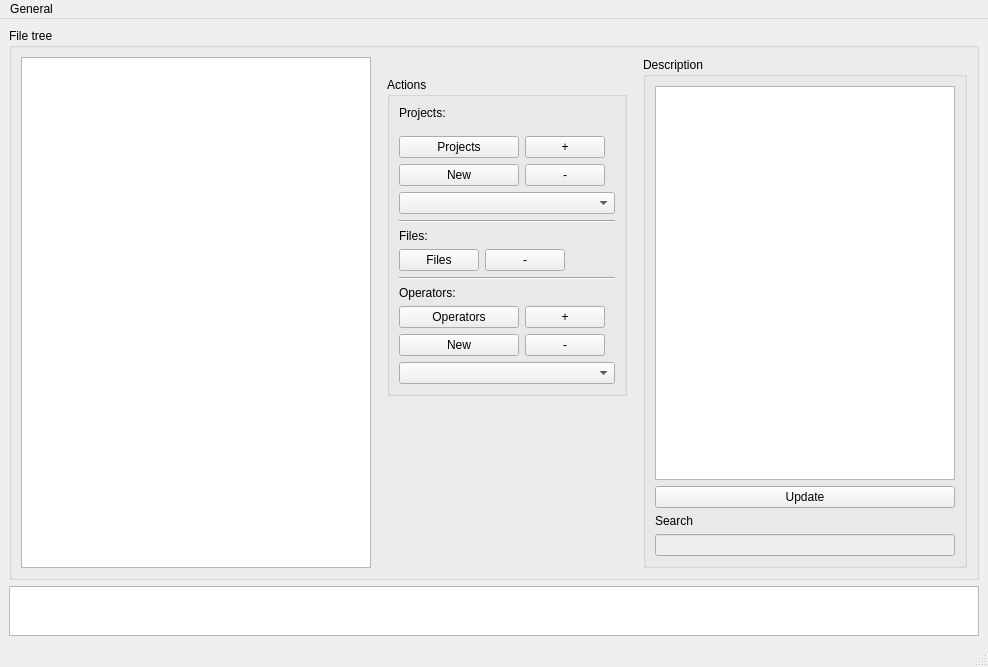
<?xml version="1.0" encoding="UTF-8"?>
<ui version="4.0">
 <class>ProjectManager</class>
 <widget class="QMainWindow" name="ProjectManager">
  <property name="geometry">
   <rect>
    <x>0</x>
    <y>0</y>
    <width>984</width>
    <height>667</height>
   </rect>
  </property>
  <property name="windowTitle">
   <string>Project Manager</string>
  </property>
  <widget class="QWidget" name="centralwidget">
   <layout class="QVBoxLayout" name="verticalLayout_4">
    <item>
     <layout class="QHBoxLayout" name="horizontalLayout_group">
      <item>
       <widget class="QGroupBox" name="groupBox_files">
        <property name="title">
         <string>File tree</string>
        </property>
        <layout class="QHBoxLayout" name="horizontalLayout">
         <item>
          <widget class="QTreeWidget" name="treeWidget">
           <property name="minimumSize">
            <size>
             <width>350</width>
             <height>0</height>
            </size>
           </property>
           <attribute name="headerVisible">
            <bool>false</bool>
           </attribute>
           <column>
            <property name="text">
             <string notr="true">1</string>
            </property>
           </column>
          </widget>
         </item>
         <item>
          <layout class="QVBoxLayout" name="verticalLayout_files_action">
           <property name="leftMargin">
            <number>10</number>
           </property>
           <property name="topMargin">
            <number>20</number>
           </property>
           <property name="rightMargin">
            <number>10</number>
           </property>
           <item>
            <widget class="QGroupBox" name="groupBox_retreive">
             <property name="sizePolicy">
              <sizepolicy hsizetype="Expanding" vsizetype="Preferred">
               <horstretch>0</horstretch>
               <verstretch>0</verstretch>
              </sizepolicy>
             </property>
             <property name="maximumSize">
              <size>
               <width>300</width>
               <height>16777215</height>
              </size>
             </property>
             <property name="title">
              <string>Actions</string>
             </property>
             <layout class="QVBoxLayout" name="verticalLayout_3">
              <item>
               <layout class="QVBoxLayout" name="verticalLayout_projects">
                <property name="topMargin">
                 <number>0</number>
                </property>
                <property name="bottomMargin">
                 <number>0</number>
                </property>
                <item>
                 <widget class="QLabel" name="label_projects">
                  <property name="text">
                   <string>Projects: </string>
                  </property>
                 </widget>
                </item>
                <item>
                 <layout class="QHBoxLayout" name="horizontalLayout_projects">
                  <property name="topMargin">
                   <number>0</number>
                  </property>
                  <property name="bottomMargin">
                   <number>0</number>
                  </property>
                  <item>
                   <layout class="QGridLayout" name="gridLayout_projects">
                    <property name="topMargin">
                     <number>10</number>
                    </property>
                    <property name="rightMargin">
                     <number>10</number>
                    </property>
                    <item row="2" column="1">
                     <widget class="QPushButton" name="pushButton_remove_project">
                      <property name="toolTip">
                       <string>&lt;html&gt;&lt;head/&gt;&lt;body&gt;&lt;p&gt;&lt;span style=&quot; font-weight:600;&quot;&gt;Remove File from Selected Project&lt;/span&gt;&lt;/p&gt;&lt;/body&gt;&lt;/html&gt;</string>
                      </property>
                      <property name="text">
                       <string>-</string>
                      </property>
                     </widget>
                    </item>
                    <item row="0" column="0">
                     <widget class="QPushButton" name="pushButton_get_projects">
                      <property name="minimumSize">
                       <size>
                        <width>120</width>
                        <height>0</height>
                       </size>
                      </property>
                      <property name="toolTip">
                       <string>&lt;html&gt;&lt;head/&gt;&lt;body&gt;&lt;p&gt;&lt;span style=&quot; font-weight:600;&quot;&gt;Retreive Projects&lt;/span&gt;&lt;/p&gt;&lt;/body&gt;&lt;/html&gt;</string>
                      </property>
                      <property name="text">
                       <string>Projects</string>
                      </property>
                     </widget>
                    </item>
                    <item row="2" column="0">
                     <widget class="QPushButton" name="pushButton_new_project">
                      <property name="sizePolicy">
                       <sizepolicy hsizetype="Minimum" vsizetype="Fixed">
                        <horstretch>0</horstretch>
                        <verstretch>0</verstretch>
                       </sizepolicy>
                      </property>
                      <property name="toolTip">
                       <string>&lt;html&gt;&lt;head/&gt;&lt;body&gt;&lt;p&gt;&lt;span style=&quot; font-weight:600;&quot;&gt;Create New Project&lt;/span&gt;&lt;/p&gt;&lt;/body&gt;&lt;/html&gt;</string>
                      </property>
                      <property name="text">
                       <string>New</string>
                      </property>
                     </widget>
                    </item>
                    <item row="0" column="1">
                     <widget class="QPushButton" name="pushButton_add_file_to_project">
                      <property name="toolTip">
                       <string>&lt;html&gt;&lt;head/&gt;&lt;body&gt;&lt;p&gt;&lt;span style=&quot; font-weight:600;&quot;&gt;Add File to Selected Project&lt;/span&gt;&lt;/p&gt;&lt;/body&gt;&lt;/html&gt;</string>
                      </property>
                      <property name="text">
                       <string>+</string>
                      </property>
                     </widget>
                    </item>
                   </layout>
                  </item>
                  <item>
                   <spacer name="horizontalSpacer_projects">
                    <property name="orientation">
                     <enum>Qt::Horizontal</enum>
                    </property>
                    <property name="sizeHint" stdset="0">
                     <size>
                      <width>40</width>
                      <height>20</height>
                     </size>
                    </property>
                   </spacer>
                  </item>
                 </layout>
                </item>
                <item>
                 <widget class="QComboBox" name="comboBox_projects">
                  <property name="toolTip">
                   <string>&lt;html&gt;&lt;head/&gt;&lt;body&gt;&lt;p&gt;&lt;span style=&quot; font-weight:600;&quot;&gt;Projects&lt;/span&gt;&lt;/p&gt;&lt;/body&gt;&lt;/html&gt;</string>
                  </property>
                 </widget>
                </item>
               </layout>
              </item>
              <item>
               <widget class="Line" name="line">
                <property name="orientation">
                 <enum>Qt::Horizontal</enum>
                </property>
               </widget>
              </item>
              <item>
               <layout class="QVBoxLayout" name="verticalLayout_files">
                <property name="topMargin">
                 <number>0</number>
                </property>
                <property name="bottomMargin">
                 <number>0</number>
                </property>
                <item>
                 <widget class="QLabel" name="label_files">
                  <property name="text">
                   <string>Files: </string>
                  </property>
                 </widget>
                </item>
                <item>
                 <layout class="QHBoxLayout" name="horizontalLayout_files">
                  <property name="topMargin">
                   <number>0</number>
                  </property>
                  <property name="bottomMargin">
                   <number>0</number>
                  </property>
                  <item>
                   <widget class="QPushButton" name="pushButton_get_files">
                    <property name="toolTip">
                     <string>&lt;html&gt;&lt;head/&gt;&lt;body&gt;&lt;p&gt;&lt;span style=&quot; font-weight:600;&quot;&gt;Retreive Files&lt;/span&gt;&lt;/p&gt;&lt;/body&gt;&lt;/html&gt;</string>
                    </property>
                    <property name="text">
                     <string>Files</string>
                    </property>
                   </widget>
                  </item>
                  <item>
                   <widget class="QPushButton" name="pushButton_remove_file">
                    <property name="toolTip">
                     <string>&lt;html&gt;&lt;head/&gt;&lt;body&gt;&lt;p&gt;&lt;span style=&quot; font-weight:600;&quot;&gt;Remove File/Files from DB&lt;/span&gt;&lt;/p&gt;&lt;/body&gt;&lt;/html&gt;</string>
                    </property>
                    <property name="text">
                     <string>-</string>
                    </property>
                   </widget>
                  </item>
                  <item>
                   <spacer name="horizontalSpacer">
                    <property name="orientation">
                     <enum>Qt::Horizontal</enum>
                    </property>
                    <property name="sizeHint" stdset="0">
                     <size>
                      <width>40</width>
                      <height>20</height>
                     </size>
                    </property>
                   </spacer>
                  </item>
                 </layout>
                </item>
               </layout>
              </item>
              <item>
               <widget class="Line" name="line_2">
                <property name="orientation">
                 <enum>Qt::Horizontal</enum>
                </property>
               </widget>
              </item>
              <item>
               <layout class="QVBoxLayout" name="verticalLayout_operators">
                <property name="topMargin">
                 <number>0</number>
                </property>
                <property name="bottomMargin">
                 <number>0</number>
                </property>
                <item>
                 <widget class="QLabel" name="label_operators">
                  <property name="text">
                   <string>Operators:</string>
                  </property>
                 </widget>
                </item>
                <item>
                 <layout class="QHBoxLayout" name="horizontalLayout_operators">
                  <property name="topMargin">
                   <number>0</number>
                  </property>
                  <property name="rightMargin">
                   <number>0</number>
                  </property>
                  <property name="bottomMargin">
                   <number>0</number>
                  </property>
                  <item>
                   <layout class="QGridLayout" name="gridLayout_operators">
                    <property name="topMargin">
                     <number>0</number>
                    </property>
                    <property name="rightMargin">
                     <number>0</number>
                    </property>
                    <item row="0" column="0">
                     <widget class="QPushButton" name="pushButton_get_operators">
                      <property name="minimumSize">
                       <size>
                        <width>120</width>
                        <height>0</height>
                       </size>
                      </property>
                      <property name="toolTip">
                       <string>&lt;html&gt;&lt;head/&gt;&lt;body&gt;&lt;p&gt;&lt;span style=&quot; font-weight:600;&quot;&gt;Retreive Operators&lt;/span&gt;&lt;/p&gt;&lt;/body&gt;&lt;/html&gt;</string>
                      </property>
                      <property name="text">
                       <string>Operators</string>
                      </property>
                     </widget>
                    </item>
                    <item row="1" column="1">
                     <widget class="QPushButton" name="pushButton_remove_operator">
                      <property name="toolTip">
                       <string>&lt;html&gt;&lt;head/&gt;&lt;body&gt;&lt;p&gt;&lt;span style=&quot; font-weight:600;&quot;&gt;Remove Operator from DB&lt;/span&gt;&lt;/p&gt;&lt;/body&gt;&lt;/html&gt;</string>
                      </property>
                      <property name="text">
                       <string>-</string>
                      </property>
                     </widget>
                    </item>
                    <item row="0" column="1">
                     <widget class="QPushButton" name="pushButton_add_operator">
                      <property name="sizePolicy">
                       <sizepolicy hsizetype="Minimum" vsizetype="Fixed">
                        <horstretch>0</horstretch>
                        <verstretch>0</verstretch>
                       </sizepolicy>
                      </property>
                      <property name="minimumSize">
                       <size>
                        <width>0</width>
                        <height>0</height>
                       </size>
                      </property>
                      <property name="toolTip">
                       <string>&lt;html&gt;&lt;head/&gt;&lt;body&gt;&lt;p&gt;&lt;span style=&quot; font-weight:600;&quot;&gt;Create New Operator&lt;/span&gt;&lt;/p&gt;&lt;/body&gt;&lt;/html&gt;</string>
                      </property>
                      <property name="text">
                       <string>+</string>
                      </property>
                     </widget>
                    </item>
                    <item row="1" column="0">
                     <widget class="QPushButton" name="pushButton_new_operator">
                      <property name="text">
                       <string>New</string>
                      </property>
                     </widget>
                    </item>
                   </layout>
                  </item>
                  <item>
                   <spacer name="horizontalSpacer_operators">
                    <property name="orientation">
                     <enum>Qt::Horizontal</enum>
                    </property>
                    <property name="sizeHint" stdset="0">
                     <size>
                      <width>40</width>
                      <height>20</height>
                     </size>
                    </property>
                   </spacer>
                  </item>
                 </layout>
                </item>
                <item>
                 <widget class="QComboBox" name="comboBox_operators">
                  <property name="minimumSize">
                   <size>
                    <width>200</width>
                    <height>0</height>
                   </size>
                  </property>
                  <property name="toolTip">
                   <string>&lt;html&gt;&lt;head/&gt;&lt;body&gt;&lt;p&gt;&lt;span style=&quot; font-weight:600;&quot;&gt;Operators&lt;/span&gt;&lt;/p&gt;&lt;/body&gt;&lt;/html&gt;</string>
                  </property>
                  <item>
                   <property name="text">
                    <string/>
                   </property>
                  </item>
                 </widget>
                </item>
               </layout>
              </item>
             </layout>
            </widget>
           </item>
           <item>
            <spacer name="verticalSpacer_buttons">
             <property name="orientation">
              <enum>Qt::Vertical</enum>
             </property>
             <property name="sizeHint" stdset="0">
              <size>
               <width>20</width>
               <height>40</height>
              </size>
             </property>
            </spacer>
           </item>
          </layout>
         </item>
         <item>
          <widget class="QGroupBox" name="groupBox_description">
           <property name="title">
            <string>Description</string>
           </property>
           <layout class="QVBoxLayout" name="verticalLayout_2">
            <item>
             <widget class="QTableWidget" name="tableWidget_description">
              <property name="minimumSize">
               <size>
                <width>300</width>
                <height>0</height>
               </size>
              </property>
              <property name="toolTip">
               <string>&lt;html&gt;&lt;head/&gt;&lt;body&gt;&lt;p&gt;Description of file/project&lt;/p&gt;&lt;/body&gt;&lt;/html&gt;</string>
              </property>
             </widget>
            </item>
            <item>
             <widget class="QPushButton" name="pushButton_update_description">
              <property name="toolTip">
               <string>&lt;html&gt;&lt;head/&gt;&lt;body&gt;&lt;p&gt;&lt;span style=&quot; font-weight:600;&quot;&gt;Update Operator info&lt;/span&gt;&lt;/p&gt;&lt;/body&gt;&lt;/html&gt;</string>
              </property>
              <property name="text">
               <string>Update</string>
              </property>
             </widget>
            </item>
            <item>
             <widget class="QLabel" name="label_search">
              <property name="text">
               <string>Search</string>
              </property>
             </widget>
            </item>
            <item>
             <widget class="QLineEdit" name="lineEdit_search">
              <property name="enabled">
               <bool>false</bool>
              </property>
              <property name="toolTip">
               <string>&lt;html&gt;&lt;head/&gt;&lt;body&gt;&lt;p&gt;&lt;span style=&quot; font-weight:600;&quot;&gt;SQL search query&lt;/span&gt;&lt;/p&gt;&lt;/body&gt;&lt;/html&gt;</string>
              </property>
             </widget>
            </item>
           </layout>
          </widget>
         </item>
        </layout>
       </widget>
      </item>
     </layout>
    </item>
    <item>
     <widget class="QTextEdit" name="comments">
      <property name="maximumSize">
       <size>
        <width>16777215</width>
        <height>50</height>
       </size>
      </property>
      <property name="toolTip">
       <string>&lt;html&gt;&lt;head/&gt;&lt;body&gt;&lt;p&gt;&lt;span style=&quot; font-weight:600;&quot;&gt;comments&lt;/span&gt;&lt;/p&gt;&lt;/body&gt;&lt;/html&gt;</string>
      </property>
     </widget>
    </item>
   </layout>
  </widget>
  <widget class="QMenuBar" name="menubar">
   <property name="geometry">
    <rect>
     <x>0</x>
     <y>0</y>
     <width>984</width>
     <height>21</height>
    </rect>
   </property>
   <widget class="QMenu" name="menuGeneral">
    <property name="title">
     <string>General</string>
    </property>
    <addaction name="actionNew_Project"/>
    <addaction name="separator"/>
    <addaction name="actionQuit"/>
   </widget>
   <addaction name="menuGeneral"/>
  </widget>
  <widget class="QStatusBar" name="statusbar"/>
  <action name="actionNew_Project">
   <property name="text">
    <string>New Project</string>
   </property>
  </action>
  <action name="actionQuit">
   <property name="text">
    <string>Quit</string>
   </property>
  </action>
 </widget>
 <resources/>
 <connections/>
</ui>
